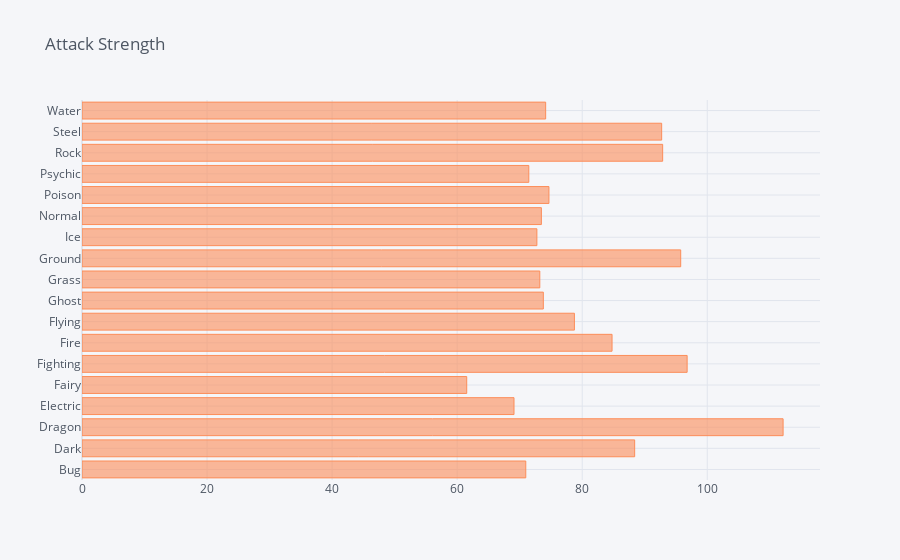

Here is the notebook cell this chart was saved with:
### Markdown cell above
Let's run a few more bar-chart examples to visualize the strength differences between different Pokemon types.

### Code cell
df = df1.drop(['Name','Type 2','Legendary','Generation'],axis=1)
df = df.groupby('Type 1').mean()
df['Type 1'] = df.index

df.iplot(kind='barh', y='Attack', x='Type 1', colorscale='rdylbu', title='Attack Strength')

### Figure 1 — Plotly figure (JSON) as saved in the notebook; plotly's stock layout.template omitted (floating-point values rounded to 4 significant figures)
{"data": [{"marker": {"color": "rgba(252, 141, 89, 0.6)", "line": {"color": "rgba(252, 141, 89, 1.0)", "width": 1}}, "name": "Attack", "orientation": "h", "text": "", "type": "bar", "x": [70.97, 88.39, 112.1, 69.09, 61.53, 96.78, 84.77, 78.75, 73.78, 73.21, 95.75, 72.75, 73.47, 74.68, 71.46, 92.86, 92.7, 74.15], "y": ["Bug", "Dark", "Dragon", "Electric", "Fairy", "Fighting", "Fire", "Flying", "Ghost", "Grass", "Ground", "Ice", "Normal", "Poison", "Psychic", "Rock", "Steel", "Water"]}], "layout": {"legend": {"bgcolor": "#F5F6F9", "font": {"color": "#4D5663"}}, "paper_bgcolor": "#F5F6F9", "plot_bgcolor": "#F5F6F9", "title": {"font": {"color": "#4D5663"}, "text": "Attack Strength"}, "xaxis": {"gridcolor": "#E1E5ED", "showgrid": true, "tickfont": {"color": "#4D5663"}, "title": {"font": {"color": "#4D5663"}, "text": ""}, "zerolinecolor": "#E1E5ED"}, "yaxis": {"gridcolor": "#E1E5ED", "showgrid": true, "tickfont": {"color": "#4D5663"}, "title": {"font": {"color": "#4D5663"}, "text": ""}, "zerolinecolor": "#E1E5ED"}}}
